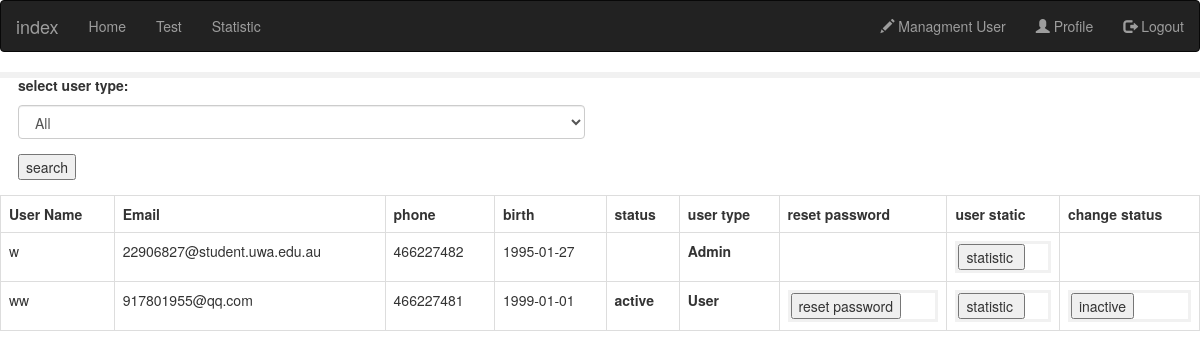
The app's page /managment (signed in) with its own data.
### web/models.py (models this page shows, shortened)
class User(db.Model,UserMixin):
    id = db.Column(db.Integer, primary_key=True)
    username = db.Column(db.String(128), unique=True,nullable=False)
    email = db.Column(db.String(128), unique=True,nullable=False)
    password = db.Column(db.String(128), nullable=False)
    phone = db.Column(db.Integer)
    birth = db.Column(db.String(128))
    status = db.Column(db.Boolean)
    user_type = db.Column(db.Integer)

### web/user/routes.py (the view)
@user.route("/managment",methods=['POST','Get'])
def managment():
    form = UserSearchForm(request.form)
    user_type = None
    if current_user.is_authenticated and current_user.user_type == 1:
        if request.method == "POST":
           user_type = request.form.get('usertype_select')
        logger.debug(user_type)
        if user_type == None or user_type == str(0):
           user_items = User.query.all()
        else:
           user_items = User.query.filter_by(user_type=user_type)
        return render_template('user/managment.html', form= form,users=user_items)
    elif current_user.is_authenticated and current_user.user_type == 2:
        flash("You are not Admin user")
        return redirect(url_for('main.content'))
    else:
        return redirect(url_for('auth.login'))
    return

### web/user/forms.py
class UserSearchForm(FlaskForm):
    user_type = [(0, 'All'),
               (1, 'Managment'),
               (2, 'User')]
    usertype_select = SelectField('select user type:', choices=user_type,coerce=int)
    search = SubmitField('search')

### web/models.py (called while the page is built)
@login_manager.user_loader
def load_user(user_id):
    return User.query.get(int(user_id))

### web/templates/user/managment.html (shortened to what this page needs)
{% extends "home.html" %}
{% block content %}
<div class="box box-primary">
    <div class="box-body">
        <form action="/managment" method="Post" role="form">
        <div class="col-md-6">
            <div class="form-group">
                <label>{{form.usertype_select.label}}</label>
                {{form.usertype_select(class_="form-control select2",placeholder="please select")}}
            </div>
            <div class="form-group">
                    {{form.search()}}
            </div>
        </div>
    </form>
        {% if users%}
        <table class="table table-bordered">
            <tr>
                <th>User Name</th>
                <th>Email</th>
                <th>phone</th>
                <th>birth</th>
                <th>status</th>
                <th>user type</th>
                <th>reset password</th>
                <th>user static</th>
                <th>change status</th>
            </tr>
            {% for row in users %}
                <tr>
                <td>{{row.username}}</td>
                <td>{{row.email}}</td>
                <td>{{row.phone}}</td>
                <td>{{row.birth}}</td>
                <td>
                        {% if row.id == current_user.id %}
                        {% else %}
                            {% if row.status == 1 %}
                                 <label >active </label>
                            {% else %}
                                 <label >inactive</label>
                            {% endif %}
                        {% endif %}
                </td>
                <td>
                {% if row.user_type == 1 %}
                <label >Admin </label>
                {% elif row.user_type ==  2%}
                <label >User </label>
                {% endif %}
                </td>
                <td>
                        {% if row.user_type == 2 %}
                            <form action="{{ url_for('user.reset_password', userid=row.id) }}" method="Get">
                                <input class="" type="submit" value="reset password">
                        {% endif %}
                </form>
                </td>
                 <td>
                            <form action="{{ url_for('user.statistic', userid=row.id) }}" method="Get">
                                <input class="" type="submit" value="statistic ">
                </form>
                </td>
                 <td>
                        {% if row.id == current_user.id %}
                        {% else %}
                            {% if row.status == 1 %}
                                <form action="{{ url_for('user.user_status', userid=row.id ,status=0) }}" method="POST">
                                <input class="" type="submit" value="inactive">
                            {% else %}
                                <form action="{{ url_for('user.user_status', userid=row.id,status=1) }}" method="POST">
                                <input class="" type="submit" value="active">
                            {% endif %}
                            </form>
                        {% endif %}
                </td>
            </tr>
            {% endfor %}
        </table>
        {% endif %}
    </div>
</div>
{% endblock %}

### web/static/index.css (style rules this page uses)
form { border: 3px solid #f1f1f1; }

### records on screen
User: username "w", email "22906827@student.uwa.edu.au", phone "466227482", birth "1995-01-27", user_type "Admin"
User: username "ww", email "917801955@qq.com", phone "466227481", birth "1999-01-01", status "active", user_type "User"
